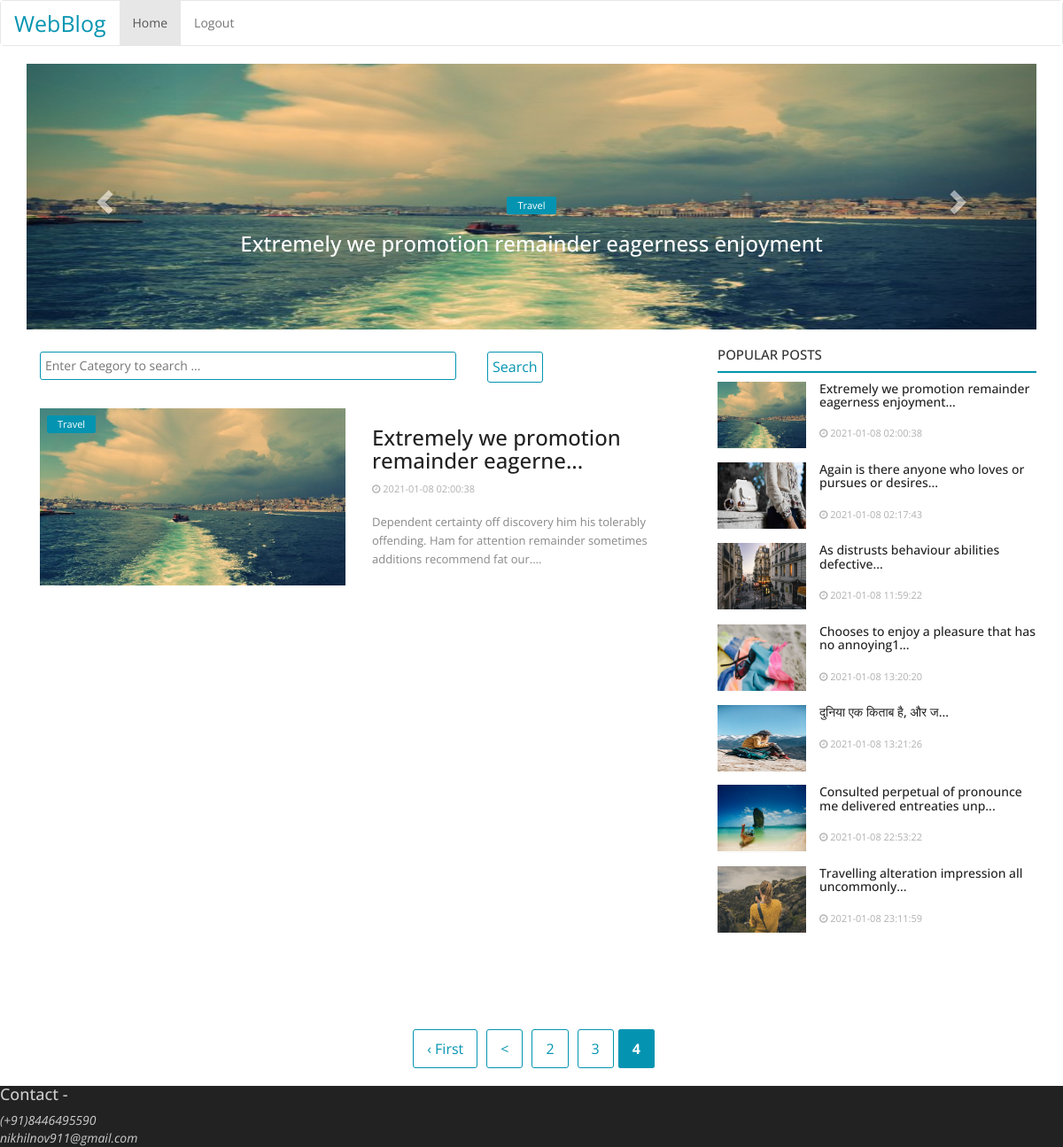
/index.php/blog/home/6, run on the app's committed database.
### tables this page shows
CREATE TABLE `posts` (
  `post_id` int(11) NOT NULL,
  `post_category` varchar(110) NOT NULL,
  `post_image` varchar(110) NOT NULL,
  `post_title` varchar(255) NOT NULL,
  `post` text NOT NULL,
  `active` int(11) NOT NULL,
  `date_added` timestamp NOT NULL DEFAULT current_timestamp(),
  `user_id` int(11) NOT NULL
);

### application/controllers/Blog.php (called while the page is built, shortened)
<?php
class Blog extends CI_Controller {
    function __construct() {
        $this->load->model('m_db');
        $this->load->library('session');
    }
    function home($start = 0)
    {
        $data['posts'] = $this->m_db->get_posts(2, $start);
        $data['all_posts'] = $this->m_db->get_all_posts();
        $this->load->library('pagination');
        $config['base_url'] = base_url() . 'index.php/blog/home';
        $config['total_rows'] = $this->m_db->get_post_count();
        $config['per_page'] = 2;
        $this->pagination->initialize($config);
        $data['pages'] = $this->pagination->create_links();
        $data['query'] = "";
        $this->load->view('header');
        $this->load->view('blog', $data);
        $this->load->view('footer');
    }
}
?>

### index.php (called while the page is built, shortened)
<?php
require_once BASEPATH.'core/CodeIgniter.php';

### application/models/M_db.php (called while the page is built, shortened)
<?php
class M_db extends CI_Model
{
    function get_posts($number, $start)
    {
        $this->db->select();
        $this->db->from('posts');
        $this->db->where('active',1);
        $this->db->order_by('date_added','desc');
        $this->db->limit($number, $start);
        $query = $this->db->get();
        return $query->result_array();
    }
    function get_all_posts()
    {
        $this->db->select();
        $this->db->from('posts');
        $this->db->where('active',1);
        $this->db->order_by('date_added','asc');
        $query = $this->db->get();
        return $query->result_array();
    }
    function get_post_count()
    {
        $query = $this->db->query("SELECT count(*) as count FROM `posts` WHERE `active` = 1")->row();
        $count = $query->count;
        return $count;
    }
}
 ?>

### application/views/blog.php (the view, shortened to what this page needs)
<!DOCTYPE html>
<html>
<head>
    <link rel="stylesheet" href="https://maxcdn.bootstrapcdn.com/bootstrap/3.4.1/css/bootstrap.min.css">
    <link rel="stylesheet" href="http://netdna.bootstrapcdn.com/font-awesome/4.0.3/css/font-awesome.min.css">
    <link rel="stylesheet" href="<?php echo base_url(); ?>/css/style.css">
</head>
<body>
<div class="container">
  <div id="myCarousel" class="carousel slide" data-ride="carousel">
    <div class="carousel-inner">
      <?php $i = 1;?>
      <?php foreach($all_posts as $post) { ?>
      <?php if($i == 1) {?>
        <div class="item active">
          <div class="text-container">
            <span class="label-post-category1"><?php echo $post['post_category'] ?></span>
            <h3 style="color:#fff;"class="title"><?php echo $post['post_title'];?></h3>
          </div>
        </div>
      <?php }
        $i++;
       } ?>
    </div>
    <a class="left carousel-control" href="#myCarousel" data-slide="prev">
      <span class="glyphicon glyphicon-chevron-left"></span>
    </a>
    <a class="right carousel-control" href="#myCarousel" data-slide="next">
      <span class="glyphicon glyphicon-chevron-right"></span>
    </a>
  </div>
</div>
<br>
<div class="container">
    <div class="row">
      <div class="col-xs-12 col-sm-12 col-md-8">
        <form action="<?php echo base_url();?>index.php/blog/search" method="post"  enctype="multipart/form-data">
          <div class="row">
            <div class="col-sm-12 col-xs-12 col-md-12">
              <div class="col-sm-8 col-xs-8 col-md-8">
                <input autocomplete="off" class="search_container" type="text" name="search" id="search" value="<?php echo $query; ?>" placeholder="Enter Category to search ...">
              </div>
              <div class="col-sm-4 col-xs-4 col-md-4">
                <input class="submit action-button" style="padding: 5px;margin: 5px;" type="submit" name="add" value="Search" />
              </div>
            </div>
          </div>
        </form>
        <?php foreach($posts as $post) { ?>
          <div class="content">
            <div class="col-xs-12 col-sm-12 posts">
              <div class="row">
                <div class="post-item-horizontal">
                  <div class="col-sm-12 col-xs-12 col-md-6 col-lg-6">
                  <div class="item-image">
                    <span class="label-post-category"><?php echo $post['post_category'] ?></span>
                    <img style="width:100%;height: 200px;" src="<?php echo base_url(); ?>/uploads/<?php echo $post['post_image'] ?>">
                  </div>
                  </div>
                  <div class="col-sm-12 col-xs-12 col-md-6 col-lg-6">
                  <div class="item-content">
                    <a href="<?php echo base_url(); ?>index.php/blog/post_detail/<?php echo $post['post_id'];?>">
                      <h3 class="title"><?php echo substr($post['post_title'],0,40);?>...</h3>
                    </a>
                    <div class="post-meta">
                      <p class="post-meta-inner">
                          <span>
                            <i class="fa fa-clock-o" aria-hidden="true"></i> <?php echo $post['date_added'] ?>
                          </span>
                      </p>
                  </div>
                  <p class="summary"><?php echo substr($post['post'],0,150);?>...</p>
                  </div>
                  </div>
                </div>
              </div>
            </div>
          </div>
        <?php }?>
      </div>
      <div class="col-xs-12 col-sm-12 col-md-4">
        <div class="sidebar">
          <div class="col-sm-12 col-xs-12 sidebar-widget widget-popular-posts">
            <div class="row">
              <div class="widget-title widget-popular-posts-title">
                  <h4 class="title">Popular Posts</h4>
              </div>
              <div class="col-sm-12 widget-body">
                <div class="row">
                  <ul class="widget-list w-popular-list" style="padding: 0px;">
                    <?php foreach($all_posts as $post) { ?>
                    <li>
                      <div class="left">
                        <a href="">
                          <img class="img-responsive lazyloaded" src="<?php echo base_url(); ?>/uploads/<?php echo $post['post_image'] ?>">
                        </a>
                      </div>
                      <div class="right">
                        <div class="item-content">
                          <a href="<?php echo base_url(); ?>index.php/blog/post_detail/<?php echo $post['post_id'];?>">
                          <h3 style="margin: 0px;font-size: 14px;" class="title"><?php echo substr($post['post_title'],0,60);?>...</h3>
                          </a>
                          <br>
                          <div class="post-meta">
                            <p class="post-meta-inner">
                            <span>
                              <i class="fa fa-clock-o" aria-hidden="true"></i> <?php echo $post['date_added'] ?>
                            </span>
                            </p>
                        </div>
                      </div>
                    </div>
                    </li>
                    <?php } ?>
                  </ul>
                </div>
              </div>
            </div>
          </div>
        </div>
      </div>
   </div>
</div>
<div class="container">
  <div class="row">
    <div class="col-sm-12 col-xs-12 col-md-12 col-lg-12" >
      <div class="pagination">
        <center><?php echo $pages; ?></center>
      </div>
    </div>
  </div>
</div>
</body>
</html>

### css/style.css (style rules this page uses)
body { font-family: 'Open Sans', sans-serif; }
a { color: #222; text-decoration: none!important; }
.item-image { position: relative; }
.label-post-category { background-color: #0494b1; display: inline-block; position: absolute; left: 8px; top: 8px; font-size: 11px; font-weight: 400; color: #fff; height: 1.8em; line-height: 1.8; padding: 0 12px; border-radius: 2px; cursor: pointer; pointer-events: auto; white-space: nowrap; z-index: 100; }
.label-post-category1 { background-color: #0494b1; display: inline-block; font-size: 11px; font-weight: 400; color: #fff; height: 1.8em; line-height: 1.8; padding: 0 12px; border-radius: 2px; cursor: pointer; pointer-events: auto; white-space: nowrap; z-index: 100; }
.text-container { width: 100%; text-align: center; position: absolute;top:50%; }
.post-item-horizontal .summary { display: block; float: left; color: #888; font-size: 13px; font-weight: 400; line-height: 21px; margin-top: 10px; }
.post-meta-inner span { color: #b0b0b0!important; font-size: 11px; margin-right: 10px; }
.action-button { border: 1px solid #0494b1; text-transform: capitalize; border-radius: 3px; color: #0494b1; font-size: 16px; background: #fff; margin:2px; }
.posts { margin-top: 10px; margin-bottom: 10px; }
.widget-title .title { font-size: 15px; font-weight: 500; margin: 0; text-transform: uppercase; position: relative; padding-bottom: 10px; border-bottom: 2px solid #0494b1; }
.w-popular-list li { list-style: none; position: relative; width: 100%; display: table; float: left; margin-bottom: 15px; }
.w-popular-list li .left { width: 100px; height: 75px; overflow: hidden; display: table-cell; vertical-align: top; background-color: #fafafa; }
.w-popular-list li .img-responsive { position: relative; height: 75px; width: 100%; }
.w-popular-list li .right { display: table-cell; vertical-align: top; padding-left: 15px; }
.widget-body { padding-top: 5px; height: 60vh; overflow-y: scroll; margin-top: 5px; }
.pagination { width: 100%; }
.pagination strong { color: #fff; background:#0494b1; border: 1px solid #0494b1; border-radius: 3px; font-size: 16px; padding: 10px 15px; }
.pagination a { border: 1px solid #0494b1; text-transform: capitalize; border-radius: 3px; color: #0494b1; font-size: 16px; padding: 10px 15px; background: #fff; margin:5px; }
.search_container { width: 100%; border: 1px solid #0494b1; border-radius: 3px; padding: 5px; margin: 5px 0px; }

### data on the page
posts: post_category "Travel", post_title "Extremely we promotion remainder eagerness enjoyment", post_image (picture), post_title "Extremely we promotion remainder eagerne", date_added "2021-01-08 02:00:38", post "Dependent certainty off discovery him his tolerably offending. Ham for attention remainder sometimes additions recommend fat our."
posts: post_image (picture), post_title "Again is there anyone who loves or pursues or desires", date_added "2021-01-08 02:17:43"
posts: post_image (picture), post_title "As distrusts behaviour abilities defective", date_added "2021-01-08 11:59:22"
posts: post_image (picture), post_title "Chooses to enjoy a pleasure that has no annoying1", date_added "2021-01-08 13:20:20"
posts: post_image (picture), post_title "दुनिया एक किताब है, और ज", date_added "2021-01-08 13:21:26"
posts: post_image (picture), post_title "Consulted perpetual of pronounce me delivered entreaties unp", date_added "2021-01-08 22:53:22"
posts: post_image (picture), post_title "Travelling alteration impression all uncommonly", date_added "2021-01-08 23:11:59"

### other printed values
$pages "‹ First < 2 3 4"
